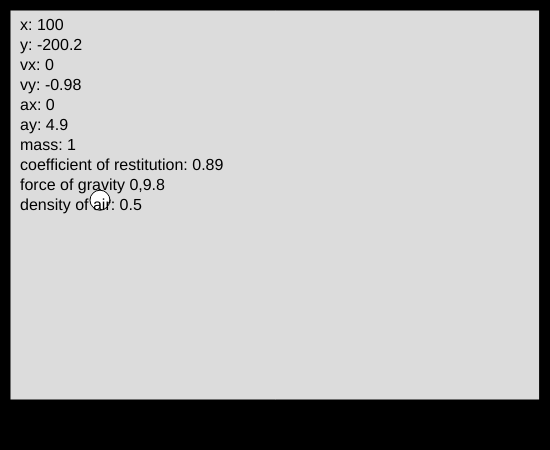
Frame 1 (no input)
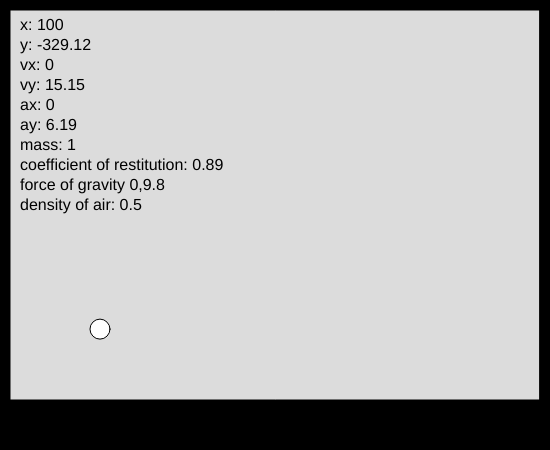
Frame 60 (no input)
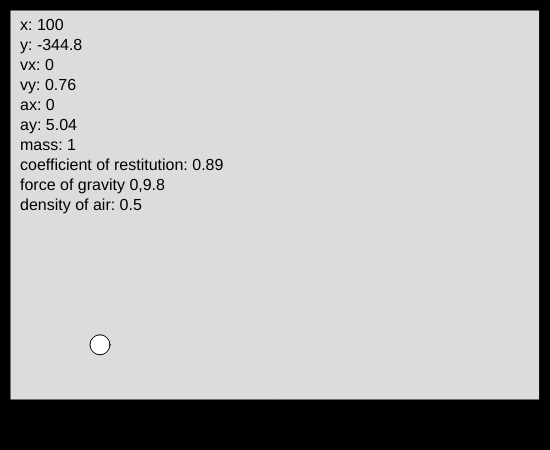
Frame 120 (the mouse pressed at the canvas centre since frame 60)

The p5.js sketch that drew these frames (run headless with seeded random() and noise() and a simulated clock; from frame 60 on, the mouse is pressed at the canvas centre):

// p5.js sketch
// ── sketch.js
let g = [0, 9.8]; // gravitational constant
let density = 0.5;
let t = 0.2;

let apply = 400;

class Ball {
  constructor(x, y) {
    this.loc = [x, y];
    this.radius = 20; 
    this.color = 0xFFFFFF;
    this.mass = 1;
    this.cor = 0.89; // coefficient of restitution
    this.velocity = [0,0];
    this.forces = [];  // holds all the forces acting on the object 
    this.dragC = 0.5;
  }
  draw() {
    // builds the ball 
    fill(this.color);
    circle(this.loc[0], this.loc[1], this.radius);
  }
  update() {
    this.gravity();  // applies the force of gravity on the ball
    this.drag(); // applies the force of drag
    // F/m = a
    
    var collides = this.isGroundCollision()
    if (collides != -1) {
      this.groundCollision(collides);
    }
    collides = this.isWallCollision()
    if (collides != -1) {
      this.wallCollision(collides);
    }
    this.average();

    this.velocity[0] += this.avg[0]/this.mass * t;
    this.velocity[1] += this.avg[1]/this.mass * t;
    // making time increase in increments of 0.2
    this.loc[0] += this.velocity[0] * t;
    this.loc[1] += this.velocity[1] * t;
    if (this.loc[0] < 0) {
      this.loc[0] = 0
    }
    if (this.loc[0] > width) {
      this.loc[0] = width
    }
    
    this.forces = [];
  }
  gravity() {
    this.forces.push([g[0]*this.mass, g[1]*this.mass]);
  }
  drag() {
    var magnitude = density * this.radius * this.radius * 0.5 * Math.PI * this.dragC / 1000;
    var force = [0,0]
    force[0] = -magnitude * this.velocity[0];
    force[1] = -magnitude * this.velocity[1];
    this.forces.push(force);
  }
  average() {
    // finds the average of all the forces, hence the acceleration
    this.avg = [0,0];
    for (var i = 0; i < this.forces.length; i++) {
      this.avg[0] += this.forces[i][0];
      this.avg[1] += this.forces[i][1];
    }

    this.avg[0] /= this.forces.length;
    this.avg[1] /= this.forces.length;
  }
  groundCollision(collides) {
    // assuming all collisions are on flat surfaces for now
    // vf = -k*vi
    this.velocity[0] = this.velocity[0] * this.cor;
    this.velocity[1] = -this.velocity[1] * this.cor;
    var total = 0;
    for (var i = 0; i < this.forces.length; i++) {
      if (grounds[collides].loc[1] > this.loc[1] && this.forces[i][1] > 0)
        total += this.forces[i][1];
      else if (grounds[collides].loc[1] < this.loc[1] && this.forces[i][1] < 0)
        total += this.forces[i][1];
    }
    this.forces.push([0, -total]);
  }
  wallCollision(collides) {
    // assuming all collisions are on flat surfaces for now
    // vf = -k*vi
    this.velocity[0] = -this.velocity[0] * this.cor;
    this.velocity[1] = this.velocity[1] * this.cor;
    var total = 0;
    for (var i = 0; i < this.forces.length; i++) {
      if (walls[collides].loc[0] > this.loc[0] && this.forces[i][0] < 0){
        total += this.forces[i][0];
      }
      else if (walls[collides].loc[0] < this.loc[0] && this.forces[i][0] > 0)
        total += this.forces[i][0];
    }
    this.forces.push([0, -total]);
  }
  isGroundCollision() {
    // checks if a collision has occured
    for (var i = 0; i < grounds.length; i++){
      var DeltaX = this.loc[0] - Math.max(grounds[i].loc[0], Math.min(this.loc[0], grounds[i].loc[0] + grounds[i].width));
      var DeltaY = this.loc[1] - Math.max(grounds[i].loc[1], Math.min(this.loc[1], grounds[i].loc[1] + grounds[i].height));
      if ((DeltaX * DeltaX + DeltaY * DeltaY) <= (this.radius*this.radius)) {
        return i;
      }
    }
    return -1;
  }
  isWallCollision() {
    // checks if a collision has occured
    for (var i = 0; i < walls.length; i++){
      var DeltaX = this.loc[0] - Math.max(walls[i].loc[0], Math.min(this.loc[0], walls[i].loc[0] + walls[i].width));
      var DeltaY = this.loc[1] - Math.max(walls[i].loc[1], Math.min(this.loc[1], walls[i].loc[1] + walls[i].height));
      if ((DeltaX * DeltaX + DeltaY * DeltaY) <= (this.radius*this.radius)) {
        return i;
      }
    }
    return -1;
  }
  hit(x, y) {
    this.forces.push([x, y]);
  }
}

class Ground {
  constructor(x, y, width, height) {
    this.loc = [x, y]  // Top left
    this.width = width;
    this.height = height;
    this.color = 0x000000;
  }
  draw() {
    fill(this.color);
    rect(this.loc[0], this.loc[1], this.width, this.height);
  }
}

let ball = new Ball(100, 200);
let grounds = [new Ground(0, 500, 1000, 50), new Ground(0,0,1000,10)];
let walls = [new Ground(0,0,10,1000), new Ground(0,0,10,1000)]

function setup() {
  createCanvas(550, 450);
  frameRate(60);
  grounds[0].loc[1] = height-50;
  walls[1].loc[0] = width - 10;
}

function draw() {
  background(220);
  ball.update();
  ball.draw();
  for (var i = 0; i < grounds.length; i++){
    grounds[i].draw();
  }
  for (var i = 0; i < walls.length; i++){
    walls[i].draw();
  }
  textSize(16)
  // all units are standard
  var start = 10
  text("x: " + round(ball.loc[0]*100) /100, 20, start + 20);
  text("y: " + -1 * round(ball.loc[1]*100)/100, 20, start + 40);
  text("vx: " + round(ball.velocity[0]*100)/100, 20, start + 60);
  text("vy: " + -1 * round(ball.velocity[1]*100)/100, 20, start + 80);
  text("ax: " + round(ball.avg[0]*100)/100, 20, start + 100);
  text("ay: " + round(ball.avg[1]*100)/100, 20, start + 120);
  text("mass: " + ball.mass, 20, start + 140);
  text("coefficient of restitution: " + ball.cor, 20, start + 160);
  text("force of gravity " + g, 20, start + 180);
  text("density of air: " + density, 20, start + 200);
}

function keyPressed(){
  if (key == "w") {
    ball.hit(0,-apply);
  }
  if (key == "a") {
    ball.hit(-apply, 0);
  }
  if (key == "s") {
    ball.hit(0,apply);
  }
  if (key == "d") {
    ball.hit(apply,0);
  }
}
// ── style.css
html, body {
	margin: 0;
	padding: 0;
}
body {
	display: flex;
   	justify-content: center;
	align-items: center;
}
